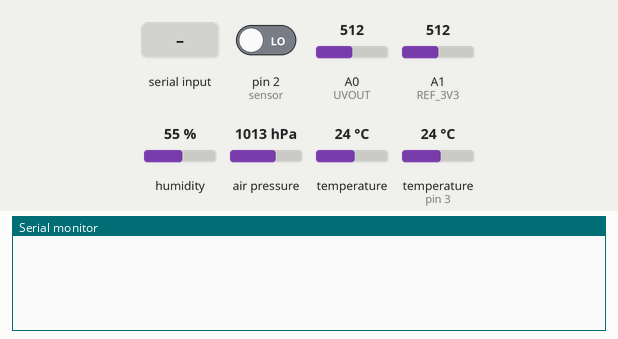
The sketch below on a simulated Arduino Uno, built with avr-gcc and run on an emulated ATmega328P. On the bench: the last lines printed to the serial monitor. Inputs (shaded band) come from the test bench; at power-on: pin 2 (sensor) LOW, A0 (UVOUT) = 512, A1 (REF_3V3) = 512, humidity 55 %, air pressure 1013 hPa, temperature 24 °C, temperature (sensor on pin 3) 24 °C.

Above: at 1.2 s.
1.3 s: "1" received over Serial
At 2.2 s:
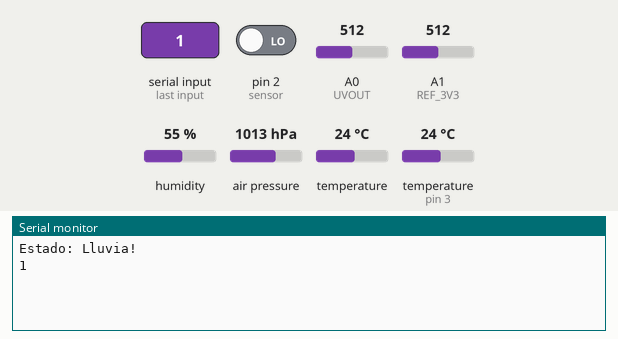
2.8 s: "2" received over Serial
At 3.6 s:
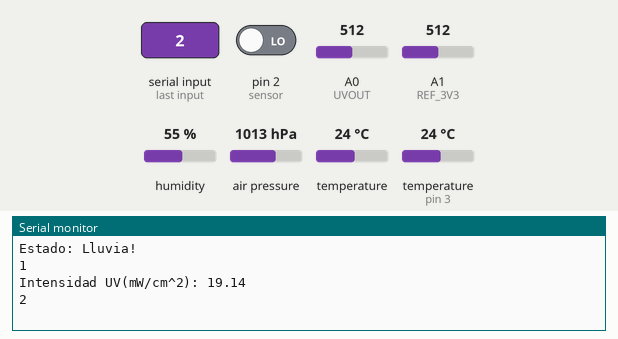
4.3 s: "3" received over Serial
At 5.5 s:
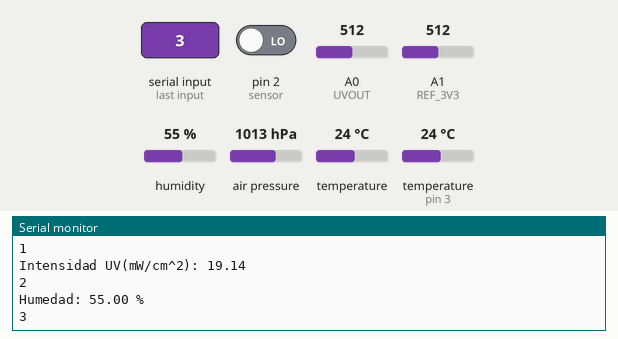
5.8 s: "4" received over Serial
At 6.9 s:
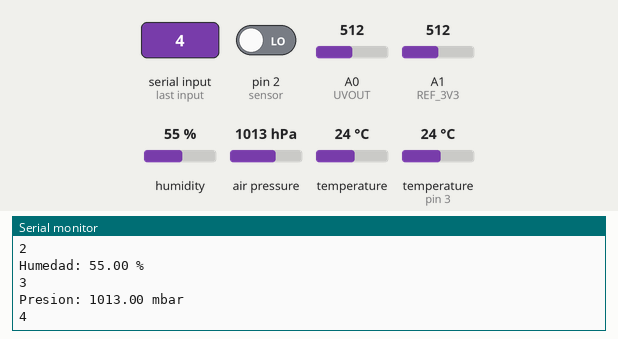
7.3 s: "5" received over Serial
At 8.3 s:
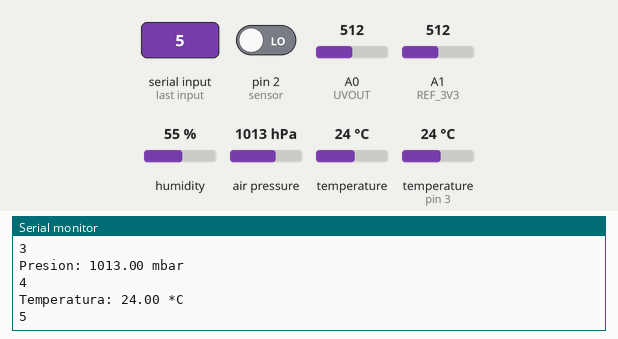
Timing chart, 0 to 9.8 s (numbered marks = the images above; inputs shaded):
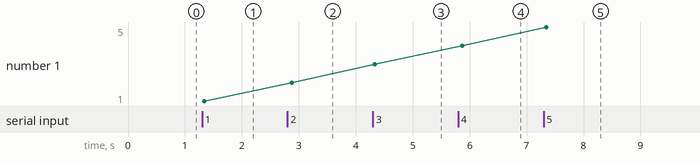

The sketch:

BT_sensoresClimatologicos.ino
```cpp
 #include "DHT.h"
#include <SFE_BMP180.h>
#include <Wire.h>

SFE_BMP180 bmp180;
DHT dht(3, DHT11);
#define sensor 2
int REF_3V3 = A1;
int UVOUT = A0;
byte v_sensor = 1;

void setup() {
  pinMode(sensor, INPUT);
  pinMode(UVOUT, INPUT);
  pinMode(REF_3V3, INPUT);
  Serial.begin(9600);
  dht.begin();
  if (bmp180.begin())
    Serial.println("");
  else
  {
    Serial.println("Error al iniciar el BMP180");
    while(1); // bucle infinito
  }
}

void loop() {
  char status;
  double T,P;

  float h = dht.readHumidity();
  float t = dht.readTemperature();
  int uvLevel = averageAnalogRead(UVOUT);
  int refLevel = averageAnalogRead(REF_3V3);
  float outputVoltage = 3.3 / refLevel * uvLevel;
  float uvIntensity = mapfloat(outputVoltage, 0.99, 2.8, 0.0, 15.0);
  if(Serial.available()>0)
  {
    char data=Serial.read();
    switch(data)
    {
      case'1':
        Serial.print("Estado: ");
        v_sensor = digitalRead(sensor);
        if(v_sensor == 0) {
          Serial.println("Lluvia!");
       }
       else {
          Serial.println("Sol!");
       }
      break;

      case'2':
        //Rayos UV
        Serial.print("Intensidad UV(mW/cm^2): ");
        Serial.println(uvIntensity);
      break;

      case'3':
        if (isnan(h) || isnan(t)) {
        Serial.println("Falla al leer el sensor DHT11!");
        return;
      }

        // IMPRIMIR RESULTADO AL MONITOR SERIAL
        Serial.print("Humedad: ");
        Serial.print(h);
        Serial.println(" % ");
      break;
      case'4':
        status = bmp180.startTemperature();//Inicio de lectura de temperatura
        if (status != 0)
        {
          delay(status); //Pausa para que finalice la lectura
          status = bmp180.getTemperature(T); //Obtener la temperatura
          if (status != 0)
          {
            status = bmp180.startPressure(3); //Inicio lectura de presión
            if (status != 0)
            {
              delay(status);//Pausa para que finalice la lectura
              status = bmp180.getPressure(P,T); //Obtenemos la presión
              if (status != 0)
              {
                Serial.print("Presion: ");
                Serial.print(P,2);
                Serial.println(" mbar");
              }
            }
          }
        }
      break;
      case'5':
        Serial.print("Temperatura: ");
        Serial.print(t);
        Serial.println(" *C");
      break;

      case'0':
        //Sensor de lluvia
        Serial.print("Estado: ");
        v_sensor = digitalRead(sensor);
        if(v_sensor == 0) {
          Serial.println("Lluvia!");
        }
        else {
          Serial.println("Sol!");
        }
        //Rayos UV
        Serial.print("Intensidad UV(mW/cm^2): ");
        Serial.println(uvIntensity);
        //sensor de humedad
        // REVISAR QUE LOS RESULTADOS SEAN VALORES NUMERICOS VALIDOS, INDICANDO QUE LA COMUNICACION ES CORRECTA
        if (isnan(h) || isnan(t)) {
          Serial.println("Falla al leer el sensor DHT11!");
          return;
        }
        // IMPRIMIR RESULTADO AL MONITOR SERIAL
        Serial.print("Humedad: ");
        Serial.print(h);
        Serial.println(" % ");
        //Sensor de presion
        status = bmp180.startTemperature();//Inicio de lectura de temperatura
        if (status != 0)
        {
          delay(status); //Pausa para que finalice la lectura
          status = bmp180.getTemperature(T); //Obtener la temperatura
          if (status != 0)
          {
            status = bmp180.startPressure(3); //Inicio lectura de presión
            if (status != 0)
            {
              delay(status);//Pausa para que finalice la lectura
              status = bmp180.getPressure(P,T); //Obtenemos la presión
              if (status != 0)
              {
                Serial.print("Presion: ");
                Serial.print(P,2);
                Serial.println(" mbar");
              }
            }
          }
        }
        Serial.print("Temperatura: ");
        Serial.print(T);
        Serial.println(" *C");
        break;
     }
     Serial.println(data);
    }
    delay(50);
}
int averageAnalogRead(int pinToRead)
{
  byte numberOfReadings = 8;
  unsigned int runningValue = 0;
  for(int x = 0 ; x < numberOfReadings ; x++)
  runningValue += analogRead(pinToRead);
  runningValue /= numberOfReadings;
  return(runningValue);
}
float mapfloat(float x, float in_min, float in_max, float out_min, float out_max)
{
  return (x - in_min) * (out_max - out_min) / (in_max - in_min) + out_min;
}
```

Measured:
- after the input at 1.3 s, the serial monitor: prints a new line at once (image 1)
- after the input at 2.8 s, the serial monitor: prints a new line at once (image 2)
- after the input at 4.3 s, the serial monitor: prints a new line at once (image 3)
- after the input at 5.8 s, the serial monitor: prints a new line after 0.05 s (image 4)
- after the input at 7.3 s, the serial monitor: prints a new line at once (image 5)
- plotted number 1: 1 → 2 after the input at 2.8 s, 2 → 3 after the input at 4.3 s, 3 → 4 after the input at 5.8 s, 4 → 5 after the input at 7.3 s
